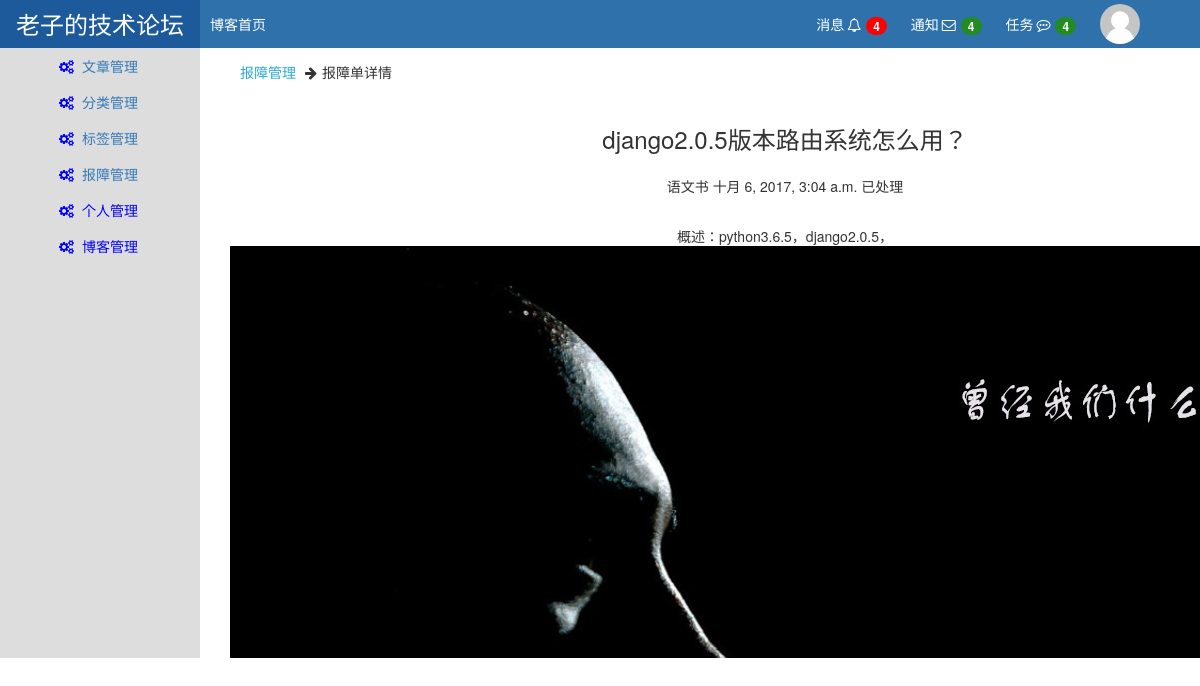
Screenshot of /backend/trouble-detail-2 with the database file from the repository.
### repository/models.py (models this page shows, shortened)
class Trouble(models.Model):
    title = models.CharField(max_length=32)
    detail = models.TextField()
    user = models.ForeignKey(to='UserInfo',related_name='u',on_delete=models.CASCADE)
    ctime = models.DateTimeField()
    status_choices=(
        (1,'未处理'),
        (2,'处理中'),
        (3,'已处理'),
    )
    status = models.IntegerField(choices=status_choices,default=1)
    processor = models.ForeignKey(UserInfo,related_name='p',null=True,blank=True,on_delete=models.SET_NULL)
    solution = models.TextField(null=True,blank=True)
    ptime = models.DateTimeField(null=True,blank=True)
    evaluate_choices = (
        (1, '不满意'),
        (2, '一般'),
        (3, '活很好'),
    )
    evaluate = models.IntegerField(choices=evaluate_choices,null=True,blank=True)
    class Meta:
        verbose_name_plural = '报障单'

class UserInfo(models.Model):
    username = models.CharField(max_length=32,verbose_name='用户名',unique=True)
    pwd = models.CharField(max_length=16,verbose_name='密码')
    nickname = models.CharField(max_length=32,verbose_name='昵称',unique=True)
    email = models.EmailField(verbose_name='邮箱',unique=True)
    img = models.ImageField(verbose_name='图片',upload_to='static/upload/photo')
    create_time = models.DateTimeField(verbose_name='创建时间',auto_now_add=True)
    fans = models.ManyToManyField(verbose_name='粉丝们',to='UserInfo',through='Fans',related_name='f',through_fields=('user','fan'))
    class Meta:
        verbose_name_plural = '用户信息'

### backend/views/trouble.py (the view)
# urls.py: url(r'^trouble-detail-(\d+)$',trouble.trouble_detail,name='trouble_detail'),
def trouble_detail(request,id):
    obj = Trouble.objects.filter(id=id).first()
    return render(request,'backend_trouble_detail.html',{'obj':obj})

### templates/backend_trouble_detail.html (shortened to what this page needs)
{% extends 'backend_loyout.html' %}
{% block content %}
    <ul class="trouble-title">
        <li style="color: #2aabd2">报障管理</li>
        <li><i class="fa fa-arrow-right" style="margin-right: 5px;"></i>报障单详情</li>
    </ul>
    <div class="trouble-body container">
        <div class="title">
            <h3>{{ obj.title }}</h3>
        </div>
        <div class="ask-about">
            <span>{{ obj.user.nickname }}</span>
            <span>{{ obj.ctime }}</span>
            <span>{{ obj.get_status_display }}</span>
        </div>
        <div class="detail">
            <p>概述：{{ obj.detail|safe }}</p>
        </div>
    </div>
{% endblock %}

### static/css/backend.css (style rules this page uses)
body { position: relative; margin: 0; padding: 0; }

### templates/backend_trouble_detail.html (style rules this page uses)
.trouble-title { width: 100%; height: 48px; list-style: none; line-height: 48px; }
.trouble-title li { display: inline-block; margin-right: 5px; }
.trouble-body { padding: 0px 30px; margin-bottom: 50px; }
.trouble-body .title { width: 100%; height: 50px; text-align: center; }
.trouble-body .detail { width: 100%; text-align: center; }
.ask-about { width: 100%; height: 50px; text-align: center; }

### rows the page displays
Trouble: title "django2.0.5版本路由系统怎么用？", user.nickname "语文书", ctime "十月 6, 2017, 3:04 a.m.", status "已处理", detail "python3.6.5，django2.0.5，", detail (picture)
